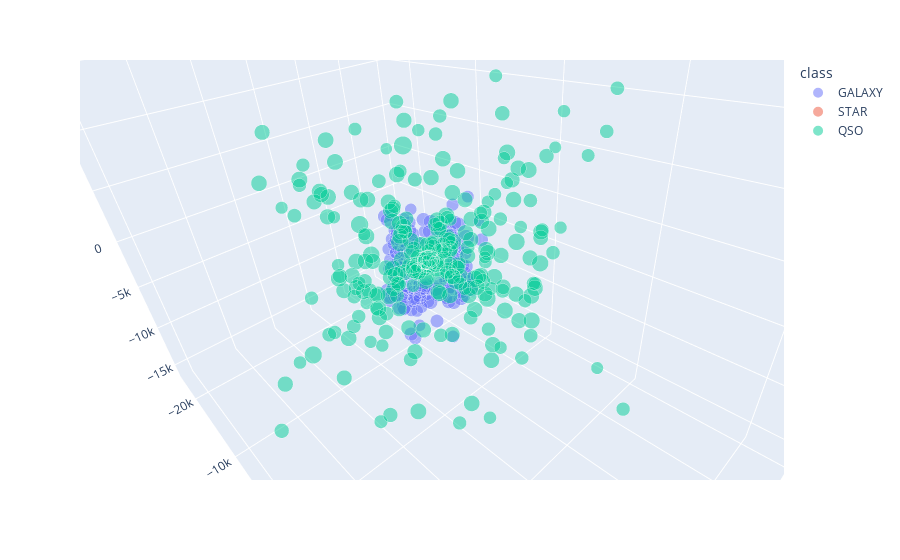

The cell this chart's notebook holds for it:
### Code cell
import plotly.express as px
coordinates_sample=coordinates.sample(2000, random_state=42)
fig = px.scatter_3d(coordinates_sample, x='X [Mpc]', y='Y [Mpc]', z='Z [Mpc]',
              color='class',size='size',opacity =0.5)
fig.show()

### Figure 1 — Plotly figure (JSON) as saved in the notebook; plotly's stock layout.template omitted (floating-point values rounded to 4 significant figures; data arrays with more than 128 entries replaced by an {"elided": "..."} marker saying what was removed)
{"data": [{"hovertemplate": "class=GALAXY<br>X [Mpc]=%{x}<br>Y [Mpc]=%{y}<br>Z [Mpc]=%{z}<br>size=%{marker.size}<extra></extra>", "legendgroup": "GALAXY", "marker": {"color": "#636efa", "opacity": 0.5, "size": {"elided": "1080 float values"}, "sizemode": "area", "sizeref": 0.001996, "symbol": "circle"}, "mode": "markers", "name": "GALAXY", "scene": "scene", "showlegend": true, "type": "scatter3d", "x": {"elided": "1080 float values"}, "y": {"elided": "1080 float values"}, "z": {"elided": "1080 float values"}}, {"hovertemplate": "class=STAR<br>X [Mpc]=%{x}<br>Y [Mpc]=%{y}<br>Z [Mpc]=%{z}<br>size=%{marker.size}<extra></extra>", "legendgroup": "STAR", "marker": {"color": "#EF553B", "opacity": 0.5, "size": {"elided": "657 float values"}, "sizemode": "area", "sizeref": 0.001996, "symbol": "circle"}, "mode": "markers", "name": "STAR", "scene": "scene", "showlegend": true, "type": "scatter3d", "x": {"elided": "657 float values"}, "y": {"elided": "657 float values"}, "z": {"elided": "657 float values"}}, {"hovertemplate": "class=QSO<br>X [Mpc]=%{x}<br>Y [Mpc]=%{y}<br>Z [Mpc]=%{z}<br>size=%{marker.size}<extra></extra>", "legendgroup": "QSO", "marker": {"color": "#00cc96", "opacity": 0.5, "size": {"elided": "263 float values"}, "sizemode": "area", "sizeref": 0.001996, "symbol": "circle"}, "mode": "markers", "name": "QSO", "scene": "scene", "showlegend": true, "type": "scatter3d", "x": {"elided": "263 float values"}, "y": {"elided": "263 float values"}, "z": {"elided": "263 float values"}}], "layout": {"autosize": true, "legend": {"itemsizing": "constant", "title": {"text": "class"}, "tracegroupgap": 0}, "margin": {"t": 60}, "scene": {"aspectmode": "auto", "aspectratio": {"x": 1.219, "y": 0.8184, "z": 1.003}, "camera": {"center": {"x": 0.03964, "y": -0.009903, "z": -0.07777}, "eye": {"x": 0.6712, "y": -0.5156, "z": 0.4266}, "projection": {"type": "perspective"}, "up": {"x": 0.2348, "y": -0.09907, "z": 0.967}}, "domain": {"x": [0, 1], "y": [0, 1]}, "xaxis": {"title": {"text": "X [Mpc]"}, "type": "linear"}, "yaxis": {"title": {"text": "Y [Mpc]"}, "type": "linear"}, "zaxis": {"title": {"text": "Z [Mpc]"}, "type": "linear"}}}}
